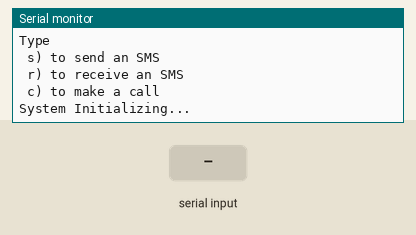
Simulated run of this sketch. Board: Arduino Uno, built with avr-gcc and run on an emulated ATmega328P. Parts: the last lines printed to the serial monitor. The inputs (shaded band) are chosen by the test bench. The modem accepts every AT command (registered, SIM ready, sends succeed) and sends nothing else.

Above: at 2.2 s.
2.3 s: "s" received over Serial
5.3 s: "s" received over the second serial link
At 7.3 s:
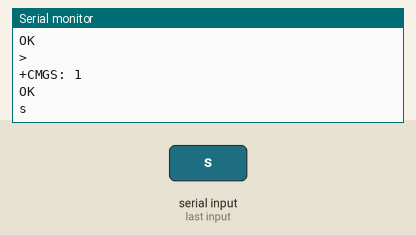
7.8 s: "r" received over Serial
At 9.2 s:
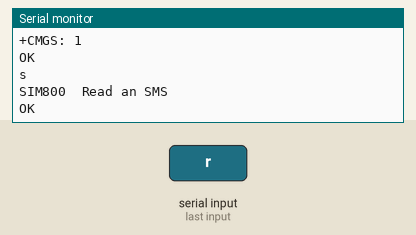
9.3 s: "r" received over the second serial link
At 10.8 s:
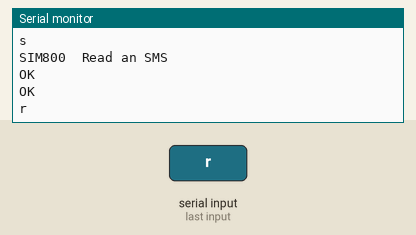
11.7 s: "c" received over the second serial link
At 14.5 s:
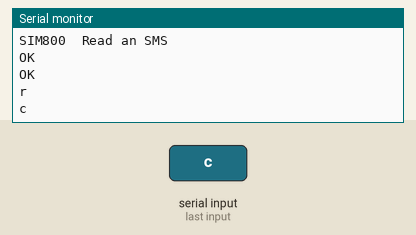
14.7 s: "1" received over the second serial link
At 18.1 s:
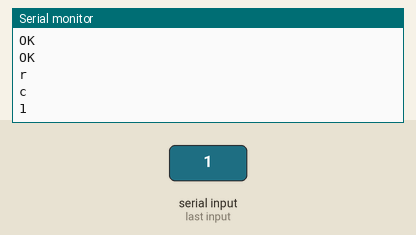

Measured:
- after the input at 5.3 s, the serial monitor: prints a new line after 1.1 s (image 1)
- after the input at 7.8 s, the serial monitor: prints a new line at once (image 2)
- after the input at 9.3 s, the serial monitor: prints a new line after 1.0 s (image 3)
- after the input at 11.7 s, the serial monitor: prints a new line after 2.0 s (image 4)
- after the input at 14.7 s, the serial monitor: prints a new line after 2.0 s (image 5)

The sketch:

SIM800_Code.ino
```cpp
//How to use SIM800L  with arduion
//PS works

// COnnect the RX TX to Pin 10,11 on Arduion

#include <SoftwareSerial.h>

SoftwareSerial mySerial(10,11);
int timeout;
void setup(){
  Serial.begin(115200);
  mySerial.begin(9600);
  Serial.println("Type\n s) to send an SMS\n r) to receive an SMS\n c) to make a call");
  Serial.println("System Initializing...");
  delay(1000);
  mySerial.println("AT");
}

void loop(){
  if (Serial.available() > 0){
    switch (Serial.read()){
      case 's':
        SendMessage();
        break;
      case 'r':
        RecieveMessage();
        break;
      case 'c':
        CallNumber();
        break;
    }
 }
  if (mySerial.available()) {
    delay(1000);
    Serial.println(mySerial.readString());
  }
}

String readSerial(){
  delay(100);
  if (mySerial.available()) {
    return mySerial.readString();
  }
}

void CallNumber() {
  mySerial.println("ATD+ +393297037940;");   //Mobile phone number to call
  Serial.println(readSerial());
  delay(20000);
  mySerial.println("ATH");
  delay(200);
  Serial.println(readSerial());
}
void SendMessage(){
  mySerial.println("AT+CMGF=1");     //Sets the GSM Module in Text Mode
  Serial.println(readSerial());
  mySerial.println("AT+CMGS=\"+393297037940\"");    //Mobile phone number to send message
  Serial.println(readSerial());
  mySerial.println("Hi, This Test Msg From SIM800");
  mySerial.println((char)26);
  Serial.println(readSerial());
}

void RecieveMessage(){
  Serial.println ("SIM800  Read an SMS");
  mySerial.println("AT+CMGF=1");    // AT Command to receive a live SMS
  Serial.println(readSerial());
  mySerial.println("AT+CNMI=1,2,0,0,0");
  Serial.println(readSerial());
}
```
